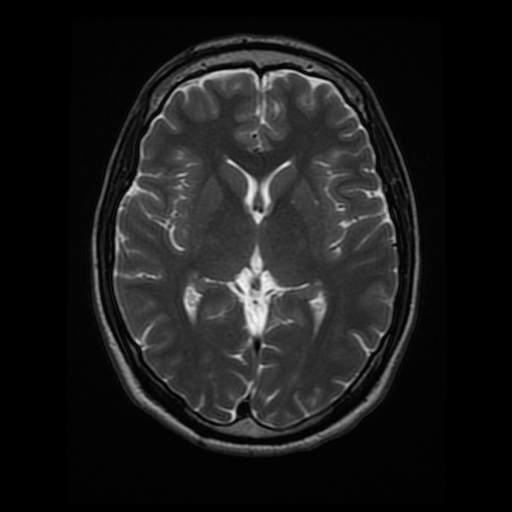
#> input picture Computer Vision/images/brain_MR.jpg, 512 x 512 px, found by its file name
$ jupyter execute 'Gaussian Blur.ipynb'   (shell and % lines are left out)
#> lines starting #> are read from the running program, lines starting #| are printed output that depends on the picture; after the words box and inside, x2 and y2 are one past the last pixel; in counts of white or black regions, pixels touching at a corner belong together
# Gaussian Blur, Medical Images

### Import resources and display image

[cell 1]
import numpy as np
import matplotlib.pyplot as plt
import cv2


# Read in the image
image = cv2.imread('images/brain_MR.jpg')
#> image is the input picture: shape (512, 512, 3); min 0, max 247, mean 26.9

# Make a copy of the image
image_copy = np.copy(image)

# Change color to RGB (from BGR)
image_copy = cv2.cvtColor(image_copy, cv2.COLOR_BGR2RGB)

plt.imshow(image_copy)

### Gaussian blur the image

[cell 2]
# Convert to grayscale for filtering
gray = cv2.cvtColor(image_copy, cv2.COLOR_RGB2GRAY)

# Create a Gaussian blurred image
gray_blur = cv2.GaussianBlur(gray, (9, 9), 0)

f, (ax1, ax2) = plt.subplots(1, 2, figsize=(20,10))

ax1.set_title('original gray')
ax1.imshow(gray, cmap='gray')

ax2.set_title('blurred image')
ax2.imshow(gray_blur, cmap='gray')
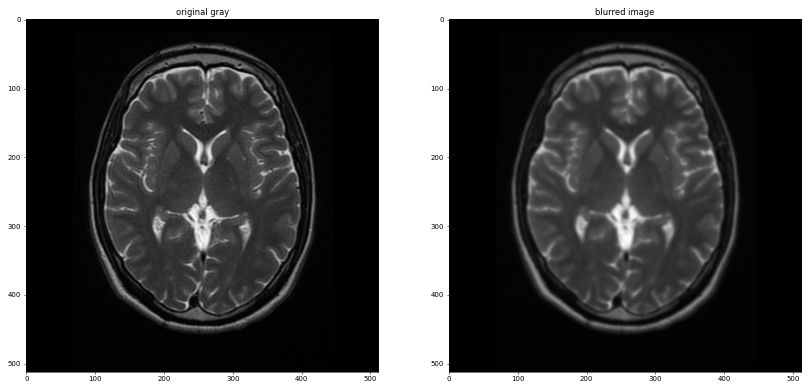
#> figure drawn by matplotlib, 2 panels

### Test performance with a high-pass filter

[cell 3]
# High-pass filter

# 3x3 sobel filters for edge detection
sobel_x = np.array([[ -1, 0, 1],
                   [ -2, 0, 2],
                   [ -1, 0, 1]])


sobel_y = np.array([[ -1, -2, -1],
                   [ 0, 0, 0],
                   [ 1, 2, 1]])


# Filter the orginal and blurred grayscale images using filter2D
filtered = cv2.filter2D(gray, -1, sobel_x)
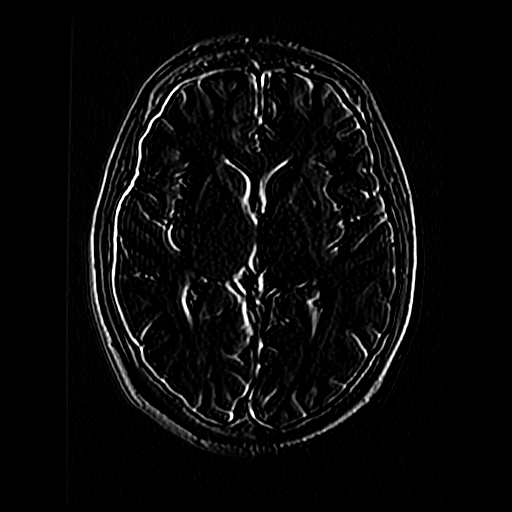
#> filtered: shape (512, 512); min 0, max 255, mean 9.8

filtered_blurred = cv2.filter2D(gray_blur, -1, sobel_x)
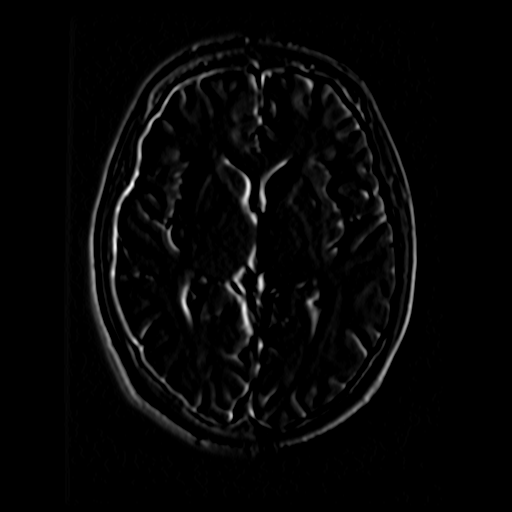
#> filtered_blurred: shape (512, 512); min 0, max 250, mean 6.2
f, (ax1, ax2) = plt.subplots(1, 2, figsize=(20,10))

ax1.set_title('original gray')
ax1.imshow(filtered, cmap='gray')

ax2.set_title('blurred image')
ax2.imshow(filtered_blurred, cmap='gray')
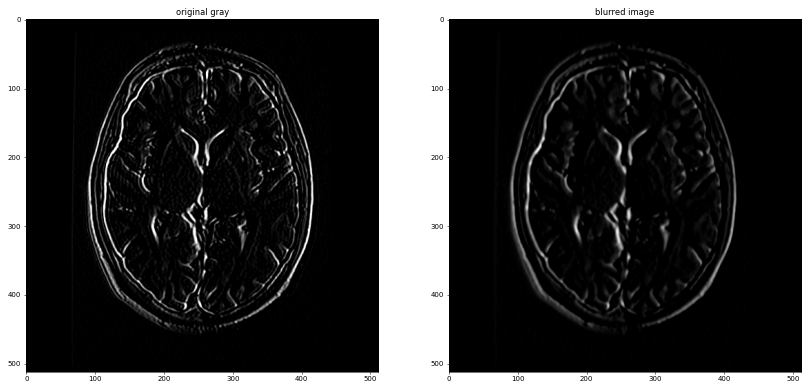
#> figure drawn by matplotlib, 2 panels

[cell 4]
# Create threshold that sets all the filtered pixels to white
# Above a certain threshold

retval, binary_image = cv2.threshold(filtered_blurred, 50, 255, cv2.THRESH_BINARY)
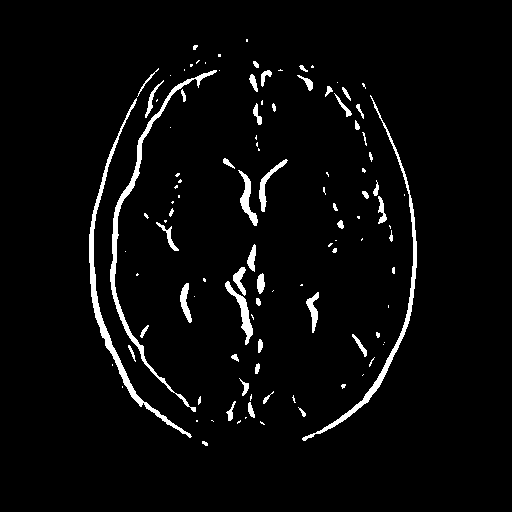
#> binary_image: shape (512, 512); 3.7% white; 111 white regions (60 under 20 px), largest, box (x1, y1, x2, y2) and area: (110, 70, 217, 412) 1768, (89, 98, 192, 438) 1758, (302, 95, 417, 441) 1507

plt.imshow(binary_image, cmap='gray')
